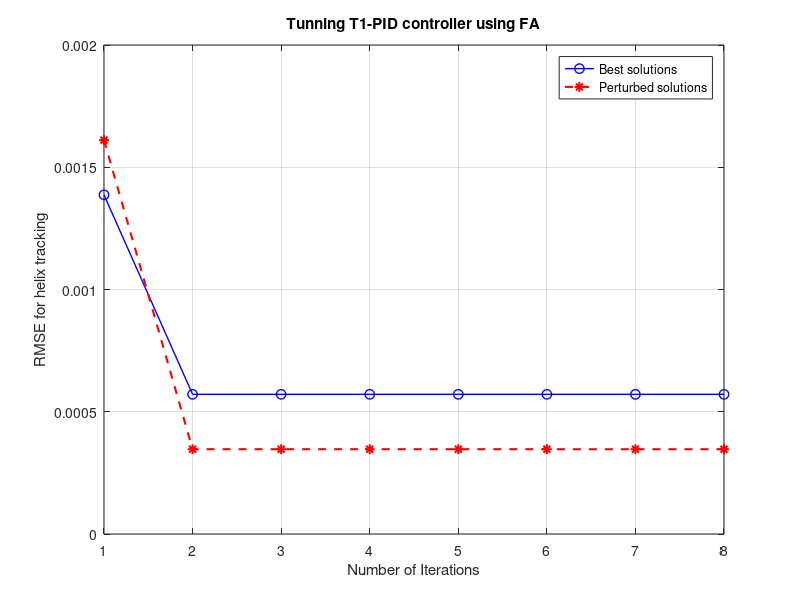

Write MATLAB code to recreate this figure.
    clear; close all; clc;
%     load('best_ite_25_8.mat')
%     load('best_rmse_25_8.mat')
%     load('bper_ite_25_8.mat')
%     load('bper_rmse_25_8.mat')
%     load('ite_25_8.mat')
%     load('rmse_25_8.mat')
    load('ite_fin2_25_8.mat')
    load('rmse_fin2_25_8.mat')
    load('ite_pert_25_8.mat')
    load('rmse_pert_25_8.mat')
    
    figure(2)
%     plot(itebest(:,1),rmsebest(:,1),'b-o','MarkerSize',7,'LineWidth',1)
%     hold on
% 
%     plot(itebper(:,1),rmsebper(:,1),'r--*','MarkerSize',7,'LineWidth',1.5)
    plot(ite_fin2(:,1),rmse_fin2(:,1),'b-o','MarkerSize',7,'LineWidth',1)
    hold on

    plot(ite_pert(:,1),rmse_pert(:,1),'r--*','MarkerSize',7,'LineWidth',1.5)
%     hold on 
% 
%     plot(itebper(:,1),rmsebper(:,1),'g:square','MarkerSize',7,'LineWidth',1.5)
    hold off
    grid on

    title('Tunning T1-PID controller using FA')
    xlabel('Number of Iterations'); 
    ylabel('RMSE for helix tracking');
    legend('Best solutions','Perturbed solutions')